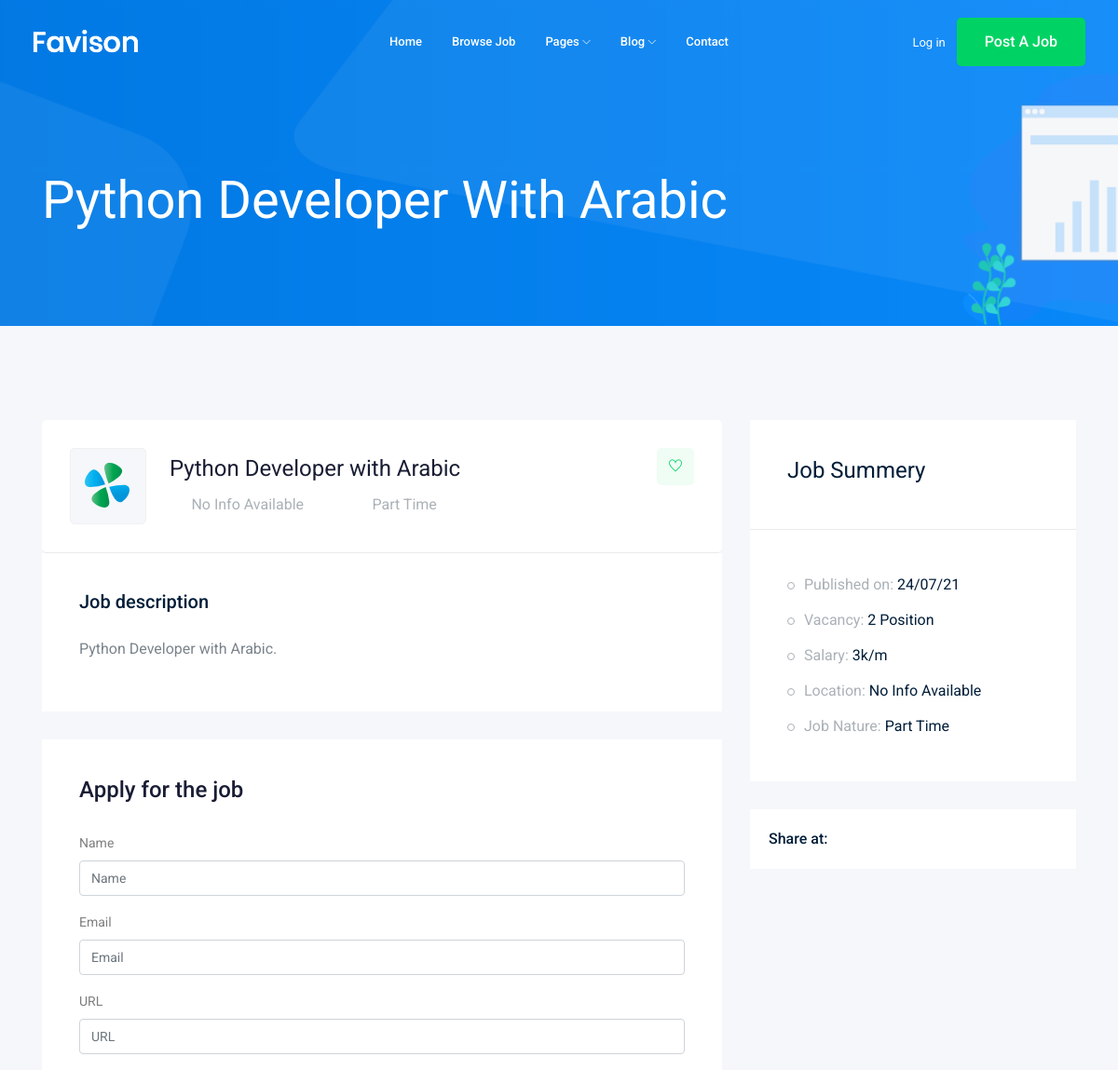
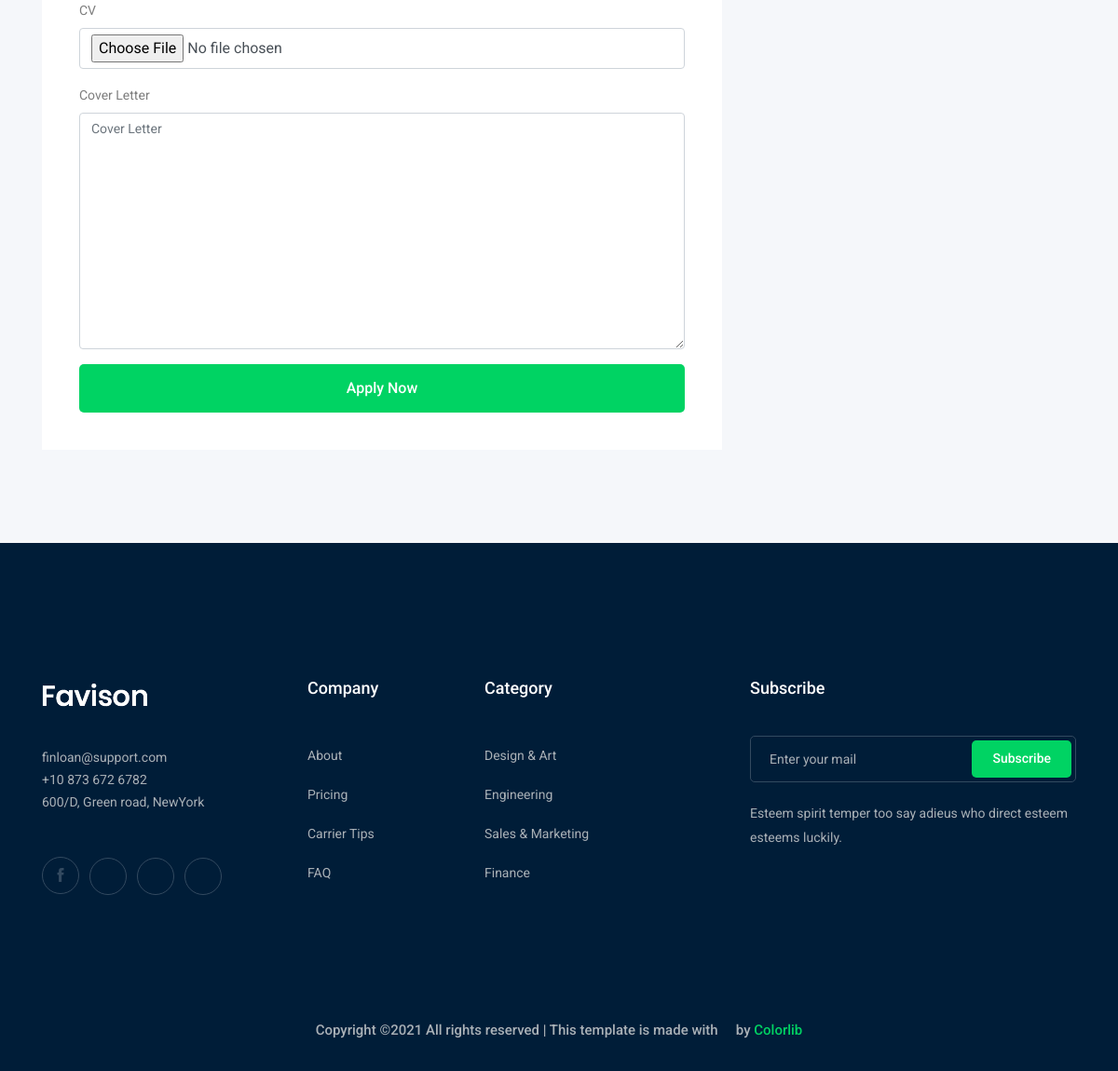
/jobs/python-developer-with-arabic, run on the app's committed database (2 pictures, top to bottom).
### job/models.py (models this page shows, shortened)
class Job(models.Model):
    JOBowner = models.ForeignKey(User, related_name="job_owner", on_delete=models.CASCADE, verbose_name=_("Job Owner"))
    JOBTitle = models.CharField(max_length=100, verbose_name=_("Title"))
    PRFCountry = CountryField(blank=True, null=True, verbose_name=_("Country"))
    JOBJobtype = models.CharField(max_length=15, choices=JOB_TYPES,verbose_name=_('Job Type'))
    JOBDescription = models.TextField(max_length=1000, verbose_name=_("Description"))
    JOBCreated_at = models.DateTimeField(auto_now=True, verbose_name=_("Date Created"))
    JOBVacancy = models.IntegerField(default=1, verbose_name=_("Vacancy"))
    JOBSalary = models.IntegerField(default=0, verbose_name=_("Salary"))
    JOBExperience = models.IntegerField(default=1, verbose_name=_("Experience"))
    JOBCategory = models.ForeignKey('Category', on_delete=models.CASCADE, verbose_name=_("Category"))
    JOBImage = models.ImageField(upload_to=image_upload, blank=True, null=True, verbose_name=_("Image"))
    JOBSlug = models.SlugField(blank=True, null=True, verbose_name=_("Slug"))
    class Meta:
        verbose_name= _("Job")
        verbose_name_plural = _("Jobs")
    def __str__(self):
        return self.JOBTitle

### job/views.py (the view)
# urls.py: path('<str:slug>', views.job_detail, name='job_detail'),
def job_detail(request, slug):
    job_detail = Job.objects.get(JOBSlug=slug)
    if request.method == "POST":
        form=ApplicationForm(request.POST, request.FILES)
        if form.is_valid():
            myform = form.save(commit=False)
            myform.APPJob = job_detail
            myform.save()
            message="Thanks for applying"
        else:
            message="Somthing Worng happened. Please check your data."
        messages.add_message(request, messages.INFO, message)
    else:
        form=ApplicationForm
    context = {'job': job_detail, 'form' :form}
    return render(request, 'job/job_detail.html', context)

### job/templates/job/job_detail.html (shortened to what this page needs)
{% extends 'base.html' %}
{% load bootstrap4 %}
{% block body %}
    <div class="bradcam_area bradcam_bg_1">
        <div class="container">
            <div class="row">
                <div class="col-xl-12">
                    <div class="bradcam_text">
                        <h3>{{job}}</h3>
                    </div>
                </div>
            </div>
        </div>
    </div>
    <div class="job_details_area">
        <div class="container">
            <div class="row">
                <div class="col-lg-8">
                    <div class="job_details_header">
                        <div class="single_jobs white-bg d-flex justify-content-between">
                            <div class="jobs_left d-flex align-items-center">
                                <div class="thumb">
                                    <img src="img/svg_icon/1.svg" alt="">
                                </div>
                                <div class="jobs_conetent">
                                    <a href="#"><h4>{{job}}</h4></a>
                                    <div class="links_locat d-flex align-items-center">
                                        <div class="location">
                                            <p> <i class="fa fa-map-marker"></i>
                                            {% if job.PRFCountry %}
                                                {{job.PRFCountry}}
                                            {% else %}
                                                No Info Available
                                            {% endif %}
                                            </p>
                                        </div>
                                        <div class="location">
                                            <p> <i class="fa fa-clock-o"></i> {{job.JOBJobtype}}</p>
                                        </div>
                                    </div>
                                </div>
                            </div>
                            <div class="jobs_right">
                                <div class="apply_now">
                                    <a class="heart_mark" href="#"> <i class="ti-heart"></i> </a>
                                </div>
                            </div>
                        </div>
                    </div>
                    <div class="descript_wrap white-bg">
                        <div class="single_wrap">
                            <h4>Job description</h4>
                            <p>{{job.JOBDescription}}.</p>
                        </div>
                    </div>
                    <div class="apply_job_form white-bg">
                        <h4>Apply for the job</h4>
                        {% if messages %}
                            <ul class="messages">
                                {% for message in messages %}
                                    <li{% if message.tags %} class="{{ message.tags }}"{% endif %}>
                                        {% if message.level == DEFAULT_MESSAGE_LEVELS.ERROR %}Important: {% endif %}
                                        {{ message }}
                                    </li>
                                {% endfor %}
                            </ul>
                        {% else %}
                            <form method="POST" class="form" enctype="multipart/form-data">
                                {% bootstrap_form form %}
                                {% buttons %}
                                    <button class="boxed-btn3 w-100" type="submit">Apply Now</button>
                                {% endbuttons %}
                            </form>
                        {% endif %}
                    </div>
                </div>
                <div class="col-lg-4">
                    <div class="job_sumary">
                        <div class="summery_header">
                            <h3>Job Summery</h3>
                        </div>
                        <div class="job_content">
                            <ul>
                                <li>Published on: <span>{{job.JOBCreated_at|date:'d/m/y'}}</span></li>
                                <li>Vacancy: <span>{{job.JOBVacancy}} Position</span></li>
                                <li>Salary: <span>{{job.JOBSalary}}k/m</span></li>
                                <li>Location: <span>
                                {% if job.PRFCountry %}
                                    {{job.PRFCountry}}
                                {% else %}
                                    No Info Available
                                {% endif %}
                                </span></li>
                                <li>Job Nature: <span> {{job.JOBJobtype}}</span></li>
                            </ul>
                        </div>
                    </div>
                    <div class="share_wrap d-flex">
                        <span>Share at:</span>
                        <ul>
                            <li><a href="#"> <i class="fa fa-facebook"></i></a> </li>
                            <li><a href="#"> <i class="fa fa-google-plus"></i></a> </li>
                            <li><a href="#"> <i class="fa fa-twitter"></i></a> </li>
                            <li><a href="#"> <i class="fa fa-envelope"></i></a> </li>
                        </ul>
                    </div>
                    <div class="job_location_wrap">
                        <div class="job_lok_inner">
                            <div id="map" style="height: 200px;"></div>
                          </div>
                    </div>
                </div>
            </div>
        </div>
    </div>
{% endblock %}

### data on the page
Job: JOBTitle "Python Developer With Arabic", JOBTitle "Python Developer with Arabic", JOBJobtype "Part Time", JOBDescription "Python Developer with Arabic", JOBCreated_at "24/07/21", JOBVacancy "2", JOBSalary "3"
